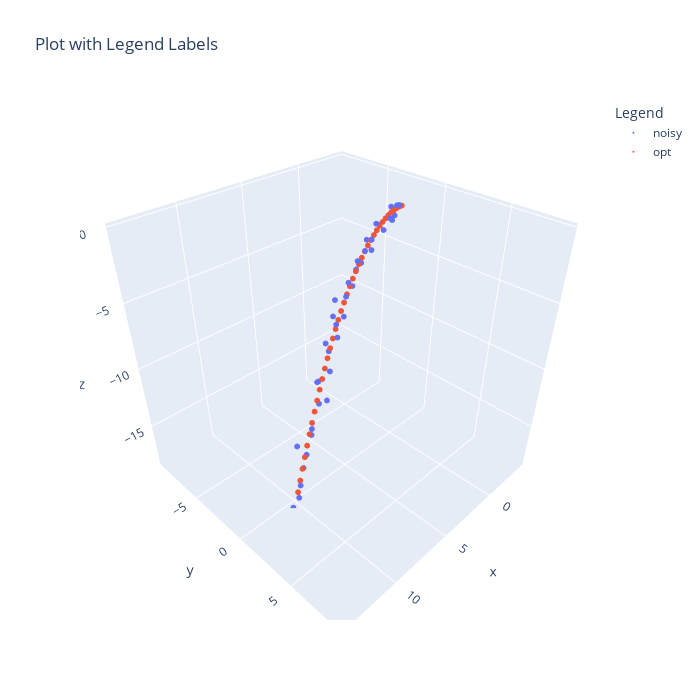

Source (notebook cell):
### Code cell
# Create trace
trace1 = go.Scatter3d(
    x=pN_noisy[:,0],
    y=pN_noisy[:,1],
    z=pN_noisy[:,2],
    mode='markers',
    marker=dict(
        size=2,
    ),
    name='noisy'

)

trace2 = go.Scatter3d(
    x=pN_opt[:,0],
    y=pN_opt[:,1],
    z=pN_opt[:,2],
    mode='markers',
    marker=dict(
        size=2,
    ),
    name = 'opt'
)


max_range = (torch.max(pN_noisy,0)[0] - torch.min(pN_noisy,0)[0]).max()/2.0
mid_x, mid_y, mid_z = (torch.max(pN_noisy,0)[0] +torch.min(pN_noisy,0)[0])/2.0

# Create layout
layout = go.Layout(title='Plot with Legend Labels',
    xaxis=dict(title='X-axis Label'),
    yaxis=dict(title='Y-axis Label'),
    legend=dict(title='Legend'),
    scene=dict(
                    xaxis=dict(range=[mid_x-max_range, mid_x+max_range]),
                    yaxis=dict(range=[mid_y-max_range, mid_y+max_range]),
                    zaxis=dict(range=[mid_z-max_range, mid_z+max_range]),
                    aspectmode='manual',
                    aspectratio=dict(x=1, y=1, z=1)),
                  width=700, height=700)

# Create figure
fig = go.Figure(data=[trace1, trace2], layout=layout)


fig.show()

### Figure 1 — Plotly figure (JSON) as saved in the notebook; plotly's stock layout.template omitted (floating-point values rounded to 4 significant figures)
{"data": [{"marker": {"size": 2}, "mode": "markers", "name": "noisy", "type": "scatter3d", "x": [0.6745, -0.1021, 0.1361, 0.4058, 0.8782, 0.9187, 1.406, 2.471, 1.591, 2.979, 2.126, 3.078, 2.913, 3.525, 3.928, 3.655, 3.916, 4.602, 4.423, 5.291, 5.381, 5.416, 5.694, 5.857, 6.148, 6.467, 6.092, 6.641, 7.076, 7.202, 7.18, 7.444, 8.389, 8.227, 9.211, 8.66, 9.099, 9.493, 9.745, 10.47], "y": [0.09416, -0.1469, -0.8178, 0.04629, 0.1125, -0.0309, 0.2152, 0.05624, -0.4626, 0.1838, 0.3607, 0.2822, -0.2776, 0.1697, -0.04686, -0.004355, -0.1689, -0.1429, 0.01376, 0.3284, 0.2311, -0.5025, -0.401, 0.0455, 0.4407, -0.2853, -0.4081, 0.2479, -0.3938, -0.3723, 0.5002, 0.01515, 0.2995, 0.05604, -0.3138, -0.02824, 0.09738, 0.1738, 0.2511, 0.4457], "z": [0.133, 0.2328, -0.3572, 0.06394, -0.4489, -0.7863, -0.4539, -0.528, -1.012, -1.347, -0.9468, -1.967, -1.53, -1.907, -2.517, -2.724, -3.123, -3.765, -4.005, -4.279, -5.683, -4.796, -5.804, -6.134, -6.769, -7.403, -8.235, -9.205, -10.12, -10.1, -11.13, -11.53, -12.95, -13.73, -14.36, -15.3, -16.15, -17.49, -18.46, -18.74]}, {"marker": {"size": 2}, "mode": "markers", "name": "opt", "type": "scatter3d", "x": [-0.01406, 0.2341, 0.4855, 0.7405, 0.9989, 1.258, 1.521, 1.786, 2.043, 2.305, 2.559, 2.819, 3.075, 3.334, 3.59, 3.842, 4.097, 4.353, 4.607, 4.863, 5.114, 5.363, 5.611, 5.858, 6.105, 6.352, 6.598, 6.849, 7.102, 7.356, 7.611, 7.871, 8.135, 8.397, 8.66, 8.918, 9.179, 9.44, 9.701, 9.962], "y": [-0.0933, -0.08997, -0.08607, -0.07485, -0.06485, -0.05664, -0.04871, -0.04347, -0.03925, -0.03083, -0.0246, -0.02227, -0.02302, -0.02125, -0.02141, -0.02131, -0.02137, -0.01993, -0.01723, -0.0148, -0.01575, -0.01911, -0.01755, -0.01207, -0.007061, -0.006438, -0.00292, 0.004763, 0.01012, 0.01963, 0.03316, 0.04209, 0.05137, 0.05823, 0.06518, 0.07597, 0.08786, 0.09969, 0.1108, 0.1205], "z": [-0.1318, -0.1275, -0.1526, -0.2013, -0.2784, -0.3796, -0.5023, -0.6513, -0.8272, -1.027, -1.249, -1.5, -1.772, -2.073, -2.4, -2.753, -3.131, -3.535, -3.963, -4.416, -4.896, -5.394, -5.924, -6.481, -7.068, -7.683, -8.327, -8.998, -9.693, -10.41, -11.15, -11.92, -12.73, -13.55, -14.4, -15.27, -16.17, -17.1, -18.05, -19.02]}], "layout": {"height": 700, "legend": {"title": {"text": "Legend"}}, "scene": {"aspectmode": "manual", "aspectratio": {"x": 1, "y": 1, "z": 1}, "xaxis": {"range": [-4.303, 14.67]}, "yaxis": {"range": [-9.644, 9.327]}, "zaxis": {"range": [-18.74, 0.2328]}}, "title": {"text": "Plot with Legend Labels"}, "width": 700, "xaxis": {"title": {"text": "X-axis Label"}}, "yaxis": {"title": {"text": "Y-axis Label"}}}}
